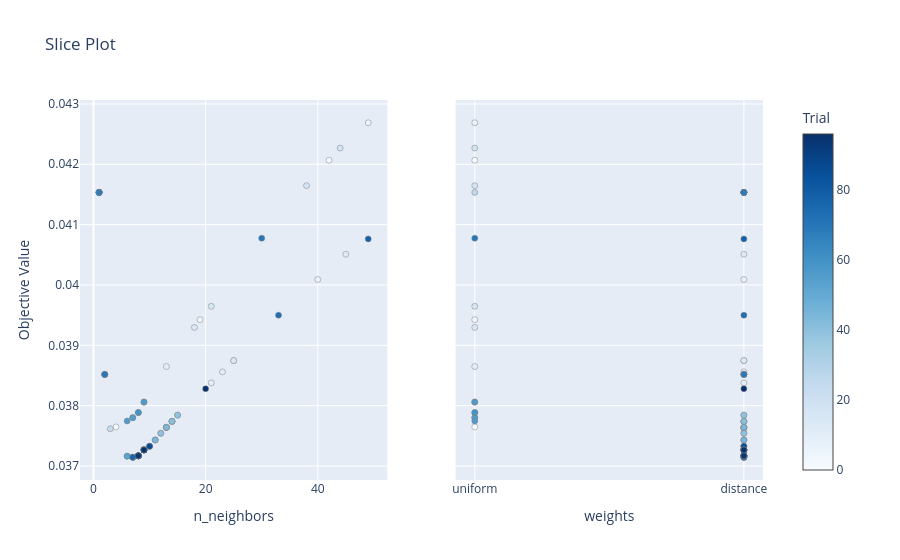

Source (notebook cell):
### Code cell
plot_slice(study)

### Figure 1 — Plotly figure (JSON) as saved in the notebook; plotly's stock layout.template omitted (floating-point values rounded to 4 significant figures)
{"data": [{"marker": {"color": [0, 1, 2, 3, 4, 5, 6, 7, 8, 9, 10, 11, 12, 13, 14, 15, 16, 17, 18, 19, 20, 21, 22, 23, 24, 25, 26, 27, 28, 29, 30, 31, 32, 33, 34, 35, 36, 37, 38, 39, 40, 41, 42, 43, 44, 45, 46, 47, 48, 49, 50, 51, 52, 53, 54, 55, 56, 57, 58, 59, 60, 61, 62, 63, 64, 65, 66, 67, 68, 69, 70, 71, 72, 73, 74, 75, 76, 77, 78, 79, 80, 81, 82, 83, 84, 85, 86, 87, 88, 89, 90, 91, 92, 93, 94, 95, 96], "colorbar": {"title": {"text": "Trial"}, "x": 1.0, "xpad": 40}, "colorscale": [[0.0, "rgb(247,251,255)"], [0.125, "rgb(222,235,247)"], [0.25, "rgb(198,219,239)"], [0.375, "rgb(158,202,225)"], [0.5, "rgb(107,174,214)"], [0.625, "rgb(66,146,198)"], [0.75, "rgb(33,113,181)"], [0.875, "rgb(8,81,156)"], [1.0, "rgb(8,48,107)"]], "line": {"color": "Grey", "width": 0.5}, "showscale": true}, "mode": "markers", "name": "Feasible Trial", "showlegend": false, "x": [4, 42, 9, 9, 19, 9, 49, 40, 25, 13, 21, 23, 45, 25, 18, 7, 21, 38, 44, 1, 2, 2, 1, 3, 2, 8, 1, 10, 9, 8, 11, 11, 12, 13, 13, 14, 14, 14, 15, 15, 12, 14, 13, 13, 13, 11, 10, 8, 8, 7, 7, 6, 7, 6, 7, 7, 6, 9, 8, 8, 1, 1, 2, 1, 1, 1, 1, 1, 1, 2, 30, 8, 8, 33, 8, 8, 9, 7, 49, 8, 8, 9, 9, 8, 9, 9, 9, 10, 9, 8, 9, 9, 8, 9, 8, 9, 20], "y": [0.03765, 0.04207, 0.03727, 0.03806, 0.03942, 0.03806, 0.04269, 0.04009, 0.03875, 0.03865, 0.03838, 0.03856, 0.04051, 0.03875, 0.0393, 0.03715, 0.03965, 0.04165, 0.04227, 0.04153, 0.03852, 0.03852, 0.04153, 0.03762, 0.03852, 0.03717, 0.04153, 0.03733, 0.03727, 0.03717, 0.03743, 0.03743, 0.03754, 0.03764, 0.03764, 0.03774, 0.03774, 0.03774, 0.03784, 0.03784, 0.03754, 0.03774, 0.03764, 0.03764, 0.03764, 0.03743, 0.03733, 0.03717, 0.03717, 0.03715, 0.03715, 0.03716, 0.03715, 0.03716, 0.0378, 0.0378, 0.03775, 0.03806, 0.03789, 0.03789, 0.04153, 0.04153, 0.03852, 0.04153, 0.04153, 0.04153, 0.04153, 0.04153, 0.04153, 0.03852, 0.04078, 0.03717, 0.03717, 0.0395, 0.03717, 0.03717, 0.03727, 0.03715, 0.04076, 0.03717, 0.03717, 0.03727, 0.03727, 0.03717, 0.03727, 0.03727, 0.03727, 0.03733, 0.03727, 0.03717, 0.03727, 0.03727, 0.03717, 0.03727, 0.03717, 0.03727, 0.03828], "type": "scatter", "xaxis": "x", "yaxis": "y"}, {"marker": {"color": [0, 1, 2, 3, 4, 5, 6, 7, 8, 9, 10, 11, 12, 13, 14, 15, 16, 17, 18, 19, 20, 21, 22, 23, 24, 25, 26, 27, 28, 29, 30, 31, 32, 33, 34, 35, 36, 37, 38, 39, 40, 41, 42, 43, 44, 45, 46, 47, 48, 49, 50, 51, 52, 53, 54, 55, 56, 57, 58, 59, 60, 61, 62, 63, 64, 65, 66, 67, 68, 69, 70, 71, 72, 73, 74, 75, 76, 77, 78, 79, 80, 81, 82, 83, 84, 85, 86, 87, 88, 89, 90, 91, 92, 93, 94, 95, 96], "colorbar": {"title": {"text": "Trial"}, "x": 1.0, "xpad": 40}, "colorscale": [[0.0, "rgb(247,251,255)"], [0.125, "rgb(222,235,247)"], [0.25, "rgb(198,219,239)"], [0.375, "rgb(158,202,225)"], [0.5, "rgb(107,174,214)"], [0.625, "rgb(66,146,198)"], [0.75, "rgb(33,113,181)"], [0.875, "rgb(8,81,156)"], [1.0, "rgb(8,48,107)"]], "line": {"color": "Grey", "width": 0.5}, "showscale": false}, "mode": "markers", "name": "Feasible Trial", "showlegend": false, "x": ["uniform", "uniform", "distance", "uniform", "uniform", "uniform", "uniform", "distance", "distance", "uniform", "distance", "distance", "distance", "distance", "uniform", "distance", "uniform", "uniform", "uniform", "distance", "distance", "distance", "distance", "distance", "distance", "distance", "uniform", "distance", "distance", "distance", "distance", "distance", "distance", "distance", "distance", "distance", "distance", "distance", "distance", "distance", "distance", "distance", "distance", "distance", "distance", "distance", "distance", "distance", "distance", "distance", "distance", "distance", "distance", "distance", "uniform", "uniform", "uniform", "uniform", "uniform", "uniform", "distance", "distance", "distance", "distance", "distance", "distance", "distance", "distance", "distance", "distance", "uniform", "distance", "distance", "distance", "distance", "distance", "distance", "distance", "distance", "distance", "distance", "distance", "distance", "distance", "distance", "distance", "distance", "distance", "distance", "distance", "distance", "distance", "distance", "distance", "distance", "distance", "distance"], "y": [0.03765, 0.04207, 0.03727, 0.03806, 0.03942, 0.03806, 0.04269, 0.04009, 0.03875, 0.03865, 0.03838, 0.03856, 0.04051, 0.03875, 0.0393, 0.03715, 0.03965, 0.04165, 0.04227, 0.04153, 0.03852, 0.03852, 0.04153, 0.03762, 0.03852, 0.03717, 0.04153, 0.03733, 0.03727, 0.03717, 0.03743, 0.03743, 0.03754, 0.03764, 0.03764, 0.03774, 0.03774, 0.03774, 0.03784, 0.03784, 0.03754, 0.03774, 0.03764, 0.03764, 0.03764, 0.03743, 0.03733, 0.03717, 0.03717, 0.03715, 0.03715, 0.03716, 0.03715, 0.03716, 0.0378, 0.0378, 0.03775, 0.03806, 0.03789, 0.03789, 0.04153, 0.04153, 0.03852, 0.04153, 0.04153, 0.04153, 0.04153, 0.04153, 0.04153, 0.03852, 0.04078, 0.03717, 0.03717, 0.0395, 0.03717, 0.03717, 0.03727, 0.03715, 0.04076, 0.03717, 0.03717, 0.03727, 0.03727, 0.03717, 0.03727, 0.03727, 0.03727, 0.03733, 0.03727, 0.03717, 0.03727, 0.03727, 0.03717, 0.03727, 0.03717, 0.03727, 0.03828], "type": "scatter", "xaxis": "x2", "yaxis": "y2"}], "layout": {"xaxis": {"anchor": "y", "domain": [0.0, 0.45], "title": {"text": "n_neighbors"}}, "yaxis": {"anchor": "x", "domain": [0.0, 1.0], "title": {"text": "Objective Value"}}, "xaxis2": {"anchor": "y2", "domain": [0.55, 1.0], "title": {"text": "weights"}, "type": "category", "categoryorder": "array", "categoryarray": ["uniform", "distance"]}, "yaxis2": {"anchor": "x2", "domain": [0.0, 1.0], "matches": "y", "showticklabels": false}, "title": {"text": "Slice Plot"}}}
